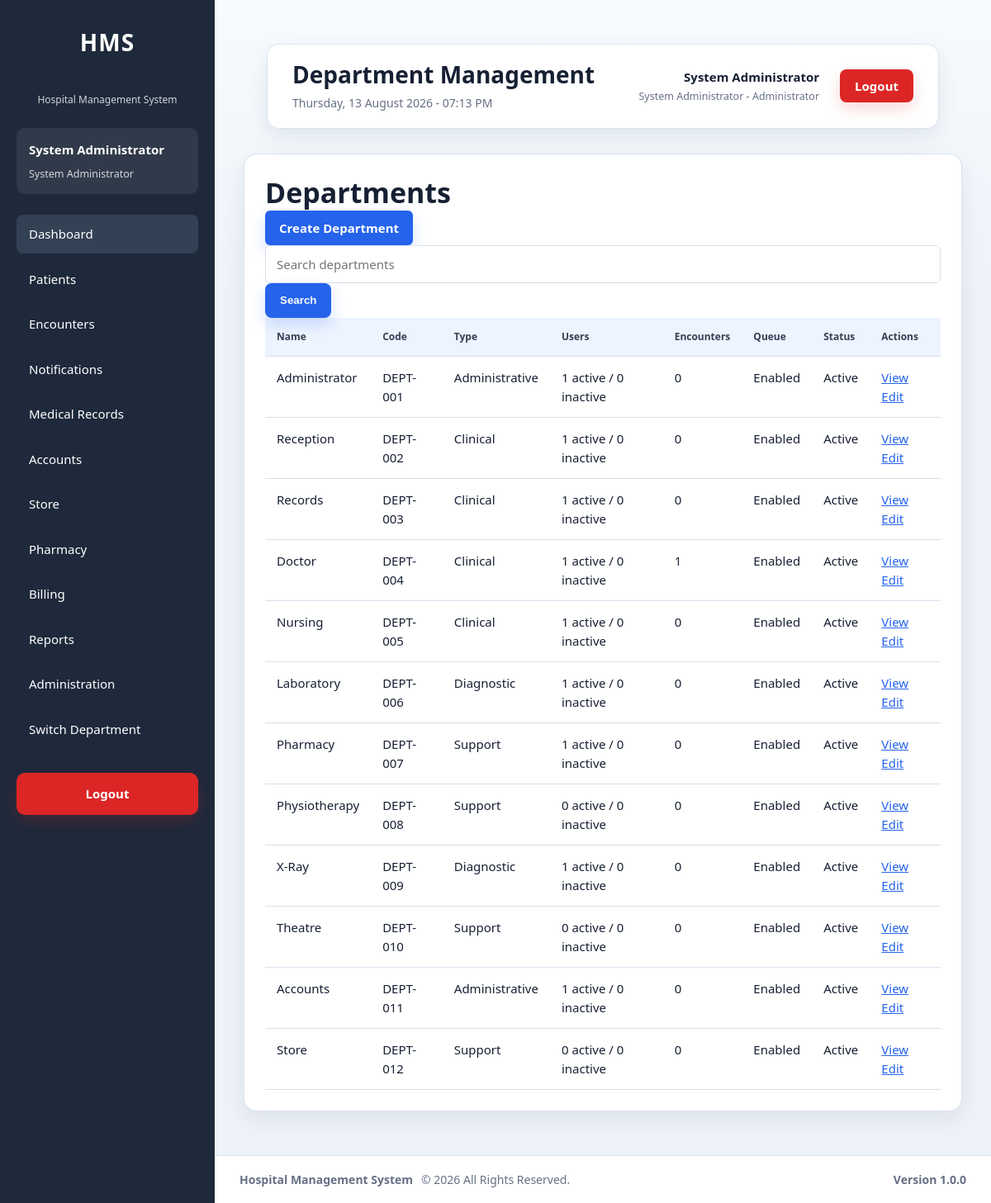
Page /modules/administration/departments/index.php (signed in) on the committed database.
### tables this page shows
CREATE TABLE `departments` (
  `id` int(11) NOT NULL AUTO_INCREMENT,
  `department_name` varchar(100) NOT NULL,
  `department_code` varchar(30) NOT NULL,
  `description` text DEFAULT NULL,
  `location` varchar(150) DEFAULT NULL,
  `contact_extension` varchar(30) DEFAULT NULL,
  `department_type` enum('Clinical','Administrative','Diagnostic','Support') NOT NULL DEFAULT 'Support',
  `queue_enabled` tinyint(1) NOT NULL DEFAULT 1,
  `is_active` tinyint(1) NOT NULL DEFAULT 1,
  `display_order` int(11) NOT NULL DEFAULT 0,
  `created_at` timestamp NOT NULL DEFAULT current_timestamp(),
  `updated_at` timestamp NULL DEFAULT NULL ON UPDATE current_timestamp(),
  PRIMARY KEY (`id`),
  UNIQUE KEY `uq_departments_name` (`department_name`),
  UNIQUE KEY `uq_departments_code` (`department_code`),
  KEY `idx_departments_active` (`is_active`),
  KEY `idx_departments_type` (`department_type`),
  KEY `idx_departments_queue` (`queue_enabled`)
);

### config/auth.php (called while the page is built, shortened)
<?php
$config = require __DIR__ . '/app.php';
require_once __DIR__ . '/../services/SessionService.php';
$sessionService = new SessionService();
$sessionService->requireLogin();
$currentUser = $sessionService->user();

### services/SessionService.php (called while the page is built, shortened)
<?php
class SessionService
{
    private ?PDO $pdo;
    private ?int $resolvedTimeoutSeconds = null;
    public function __construct(?PDO $pdo = null)
    {
        if ($pdo === null) {
            require_once __DIR__ . '/../config/database.php';
            $pdo = $GLOBALS['pdo'] ?? ($pdo ?? null);
        }
        $this->pdo = $pdo;
    }
    public function user(): ?array
    {
        return $_SESSION['user'] ?? null;
    }
    private function sessionTimeoutSeconds(): int
    {
        if ($this->resolvedTimeoutSeconds !== null) {
            return $this->resolvedTimeoutSeconds;
        }
        $config = require __DIR__ . '/../config/app.php';
        $fallback = max(
            60,
            (int)($config['security']['session_timeout_seconds']
                ?? self::SESSION_TIMEOUT_SECONDS)
        );
        try {
            $minutes = (new SettingsService($this->pdo))->getInteger(
                'security.session_timeout_minutes',
                (int)ceil($fallback / 60)
            );
            return $this->resolvedTimeoutSeconds = max(60, $minutes * 60);
        } catch (Throwable $exception) {
            return $this->resolvedTimeoutSeconds = $fallback;
        }
    }
}

### config/helpers.php (called while the page is built, shortened)
<?php
function e($value): string
{
    return htmlspecialchars(
        (string)$value,
        ENT_QUOTES,
        'UTF-8'
    );
}

### services/DepartmentService.php (called while the page is built, shortened)
<?php
class DepartmentService
{
    private PDO $pdo;
    public function __construct(PDO $pdo)
    {
        $this->pdo = $pdo;
    }
    public function searchDepartments(string $search = ''): array
    {
        $stmt = $this->pdo->prepare('
            SELECT d.*,
                (SELECT COUNT(*) FROM user_departments ud INNER JOIN users u ON u.id = ud.user_id WHERE ud.department_id = d.id AND ud.is_active = 1 AND u.status = \'Active\') AS active_users,
                (SELECT COUNT(*) FROM user_departments ud INNER JOIN users u ON u.id = ud.user_id WHERE ud.department_id = d.id AND ud.is_active = 1 AND u.status = \'Inactive\') AS inactive_users,
                (SELECT COUNT(*) FROM visits v WHERE v.current_department_id = d.id AND v.visit_status NOT IN (\'Completed\', \'Cancelled\')) AS active_encounters
            FROM departments d
            WHERE d.department_name LIKE :search_name
               OR d.department_code LIKE :search_code
               OR d.department_type LIKE :search_type
            ORDER BY d.display_order, d.department_name
        ');
        $term = '%' . trim($search) . '%';
        $stmt->execute([
            ':search_name' => $term,
            ':search_code' => $term,
            ':search_type' => $term
        ]);
        return $stmt->fetchAll(PDO::FETCH_ASSOC);
    }
}

### modules/administration/partials/bootstrap.php (called while the page is built, shortened)
<?php
require_once __DIR__ . '/../../../config/auth.php';
require_once __DIR__ . '/../../../config/database.php';
require_once __DIR__ . '/../../../config/helpers.php';
require_once __DIR__ . '/../../../services/PermissionService.php';
require_once __DIR__ . '/../../../services/DepartmentService.php';
require_once __DIR__ . '/../../../services/UserDepartmentService.php';
$departmentService = new DepartmentService($pdo);

### config/app.php (called while the page is built, shortened)
<?php
$configuredEnvironment = strtolower(trim((string)getenv('HMS_APP_ENV')));
$allowedEnvironments = ['development', 'testing', 'production'];
$applicationEnvironment = in_array(
    $configuredEnvironment,
    $allowedEnvironments,
    true
) ? $configuredEnvironment : 'production';
$developmentBypassValue = strtolower(
    trim((string)getenv('HMS_ENABLE_DEV_AUTH_BYPASS'))
);
$developmentAuthBypass = $applicationEnvironment === 'development'
    && in_array(
        $developmentBypassValue,
        ['1', 'true', 'yes', 'on'],
        true
    );
$configuredDocumentStorageRoot = trim(
    (string)getenv('HMS_DOCUMENT_STORAGE_ROOT')
);
$documentStorageRoot = $configuredDocumentStorageRoot !== ''
    ? $configuredDocumentStorageRoot
    : dirname(__DIR__, 3) . DIRECTORY_SEPARATOR . 'hms_secure_documents';
return [
    'app' => [
        'name' => 'Hospital Management System',
        'version' => '1.0.0',
        'timezone' => 'Africa/Lagos',
        'environment' => $applicationEnvironment,
        'development_auth_bypass' => $developmentAuthBypass,
        'base_url' => '/hospital_management_system'
    ],
    'hospital' => [
        'code' => 'HMS',
        'name' => 'Hospital Management System',
        'currency' => '₦'
    ],
    'database' => [
        'host' => 'localhost',
        'name' => 'hospital_management_system',
        'user' => 'root',
        'pass' => ''
    ],
    'security' => [
        'max_failed_login_attempts' => 5,
        'session_timeout_seconds' => 1800
    ],
    'documents' => [
        'storage_root' => $documentStorageRoot,
        'storage_provider' => 'local'
    ]
];

### services/PermissionService.php (called while the page is built, shortened)
<?php
class PermissionService
{
    public function hasPermission(
        string $permission,
        ?array $user = null
    ): bool {
        $user = $user ?? $this->currentUser();
        if ($this->isAdministrator($user)) {
            return true;
        }
    }
    public function canViewBillableItems(?array $user = null): bool
    {
        $user = $user ?? $this->currentUser();
        return $this->isAdministrator($user)
            || $this->hasPermission('view_billable_items', $user);
    }
    public function canViewBilling(?array $user = null): bool
    {
        $user = $user ?? $this->currentUser();
        return $this->isAdministrator($user)
            || $this->hasPermission('view_billing', $user);
    }
    public function canViewInventory(?array $user = null): bool
    {
        $user = $user ?? $this->currentUser();
        return $this->isAdministrator($user)
            || $this->hasPermission('view_inventory', $user);
    }
    public function canViewReports(?array $user = null): bool
    {
        $user = $user ?? $this->currentUser();
        return $this->isAdministrator($user)
            || $this->hasPermission('view_reports', $user);
    }
    public function isAdministrator(?array $user = null): bool
    {
        $user = $user ?? $this->currentUser();
        return ($user['role_name'] ?? '') === 'System Administrator';
    }
}

### modules/administration/departments/index.php (the view, shortened to what this page needs)
<?php
require_once __DIR__ . '/../partials/bootstrap.php';
$pageTitle = 'Department Management';
$departments = $departmentService->searchDepartments(trim((string)($_GET['search'] ?? '')));
require_once __DIR__ . '/../../../layouts/header.php';
require_once __DIR__ . '/../../../layouts/sidebar.php';
?>
<main class="content">
    <?php require_once __DIR__ . '/../../../layouts/navbar.php'; ?>
    <section class="card">
        <h2>Departments</h2>
        <p><a class="btn-primary" href="create.php">Create Department</a></p>
        <form method="GET"><input name="search" placeholder="Search departments" value="<?= e($_GET['search'] ?? '') ?>"><button type="submit">Search</button></form>
        <table>
            <thead><tr><th>Name</th><th>Code</th><th>Type</th><th>Users</th><th>Encounters</th><th>Queue</th><th>Status</th><th>Actions</th></tr></thead>
            <tbody><?php foreach ($departments as $department): ?>
                <tr>
                    <td><?= e($department['department_name']) ?></td>
                    <td><?= e($department['department_code']) ?></td>
                    <td><?= e($department['department_type']) ?></td>
                    <td><?= (int)$department['active_users'] ?> active / <?= (int)$department['inactive_users'] ?> inactive</td>
                    <td><?= (int)$department['active_encounters'] ?></td>
                    <td><?= !empty($department['queue_enabled']) ? 'Enabled' : 'Disabled' ?></td>
                    <td><?= !empty($department['is_active']) ? 'Active' : 'Inactive' ?></td>
                    <td><a href="view.php?id=<?= (int)$department['id'] ?>">View</a> <a href="edit.php?id=<?= (int)$department['id'] ?>">Edit</a></td>
                </tr>
            <?php endforeach; ?></tbody>
        </table>
    </section>
</main>
<?php require_once __DIR__ . '/../../../layouts/footer.php'; ?>

### layouts/sidebar.php (shortened to what this page needs)
<?php
$currentPage = basename($_SERVER['PHP_SELF']);
$canAccessMedicalRecordsSidebar = false;
$departmentNotificationCount = 0;
if ($currentUser && isset($pdo)) {
    require_once __DIR__ . '/../services/PermissionService.php';
    $sidebarPermissionService = new PermissionService($pdo);
    $canAccessMedicalRecordsSidebar = $sidebarPermissionService->hasPermission(
        'view_medical_record',
        $currentUser
    );
    $sidebarDepartmentId = (int)(
        $currentUser['active_department_id']
        ?? $_SESSION['active_department_id']
        ?? $currentUser['department_id']
        ?? 0
    );
    if ($sidebarDepartmentId > 0) {
        $departmentNotificationCount = (new DepartmentNotificationService($pdo))->getUnreadCount($sidebarDepartmentId);
    }
}
?>
<aside class="sidebar">
    <div class="sidebar-header">
        <h2>HMS</h2>
        <p>Hospital Management System</p>
    </div>
    <?php if ($currentUser): ?>
        <div class="sidebar-user">
            <strong>
                <?= e($currentUser['first_name']) ?>
                <?= e($currentUser['last_name']) ?>
            </strong>
            <small>
                <?= e($currentUser['role_name']) ?>
            </small>
        </div>
    <?php endif; ?>
    <nav class="sidebar-nav">
        <ul>
            <li>
                <a
                    href="<?= e($baseUrl) ?>/dashboard/index.php"
                    class="<?= $currentPage === 'index.php' ? 'active' : '' ?>">
                    Dashboard
                </a>
            </li>
            <li>
                <a href="<?= e($baseUrl) ?>/modules/patients/search.php">
                    Patients
                </a>
            </li>
            <li>
                <a href="<?= e($baseUrl) ?>/modules/patients/search.php">
                    Encounters
                </a>
            </li>
            <li>
                <a href="<?= e($baseUrl) ?>/modules/department_notifications/index.php">
                    Notifications<?= $departmentNotificationCount > 0 ? ' (' . (int)$departmentNotificationCount . ')' : '' ?>
                </a>
            </li>
            <?php if ($canAccessMedicalRecordsSidebar): ?>
                <li>
                    <a href="<?= e($baseUrl) ?>/modules/medical_records/index.php">
                        Medical Records
                    </a>
                </li>
            <?php endif; ?>
            <?php if ($currentUser && $sidebarPermissionService->canViewBillableItems($currentUser)): ?>
                <li>
                    <a href="<?= e($baseUrl) ?>/modules/accounts/index.php">
                        Accounts
                    </a>
                </li>
            <?php endif; ?>
            <?php if ($currentUser && $sidebarPermissionService->canViewInventory($currentUser)): ?>
                <li>
                    <a href="<?= e($baseUrl) ?>/modules/store/index.php">
                        Store
                    </a>
                </li>
            <?php endif; ?>
            <?php if ($currentUser && $sidebarPermissionService->hasPermission('view_pharmacy', $currentUser)): ?>
                <li>
                    <a href="<?= e($baseUrl) ?>/modules/pharmacy/index.php">
                        Pharmacy
                    </a>
                </li>
            <?php endif; ?>
            <?php if ($currentUser && $sidebarPermissionService->canViewBilling($currentUser)): ?>
                <li>
                    <a href="<?= e($baseUrl) ?>/modules/billing/index.php">
                        Billing
                    </a>
                </li>
            <?php endif; ?>
            <?php if ($currentUser && $sidebarPermissionService->canViewReports($currentUser)): ?>
                <li>
                    <a href="<?= e($baseUrl) ?>/modules/reports/index.php">
                        Reports
                    </a>
                </li>
            <?php endif; ?>
            <?php if (($currentUser['role_name'] ?? '') === 'System Administrator'): ?>
                <li>
                    <a href="<?= e($baseUrl) ?>/modules/administration/dashboard/index.php">
                        Administration
                    </a>
                </li>
            <?php endif; ?>
            <li>
                <a href="<?= e($baseUrl) ?>/modules/administration/department_switch.php">
                    Switch Department
                </a>
            </li>
        </ul>
    </nav>
    <div class="sidebar-footer">
        <a
            href="<?= e($baseUrl) ?>/authentication/logout.php"
            class="logout-btn">
            Logout
        </a>
    </div>
</aside>
<div class="main-container">

### layouts/navbar.php (shortened to what this page needs)
<?php
$currentDateTime = date('l, d F Y - h:i A');
$currentUser ??= [];
$config = require __DIR__ . '/../config/app.php';
$baseUrl = rtrim($config['app']['base_url'], '/');
?>
<header class="navbar">
    <div class="navbar-left">
        <h1>
            <?= e($pageTitle ?? 'Hospital Management System') ?>
        </h1>
        <span>
            <?= e($currentDateTime) ?>
        </span>
    </div>
    <div class="navbar-right">
        <div class="navbar-user">
            <div class="user-details">
                <strong>
                    <?= e($currentUser['first_name'] ?? '') ?>
                    <?= e($currentUser['last_name'] ?? '') ?>
                </strong>
                <small>
                    <?= e($currentUser['role_name'] ?? '') ?>
                    -
                    <?= e($currentUser['active_department_name'] ?? $currentUser['department_name'] ?? '') ?>
                </small>
            </div>
        </div>
        <div class="navbar-actions">
            <a
                href="<?= e($baseUrl) ?>/authentication/logout.php"
                class="logout-link">
                Logout
            </a>
        </div>
    </div>
</header>

### rows in the picture
departments: department_name "Administrator", department_code "DEPT-001", department_type "Administrative", active_users "1", inactive_users "0", active_encounters "0", queue_enabled "Enabled", is_active "Active"
departments: department_name "Reception", department_code "DEPT-002", department_type "Clinical", active_users "1", inactive_users "0", active_encounters "0", queue_enabled "Enabled", is_active "Active"
departments: department_name "Records", department_code "DEPT-003", department_type "Clinical", active_users "1", inactive_users "0", active_encounters "0", queue_enabled "Enabled", is_active "Active"
departments: department_name "Doctor", department_code "DEPT-004", department_type "Clinical", active_users "1", inactive_users "0", active_encounters "1", queue_enabled "Enabled", is_active "Active"
departments: department_name "Nursing", department_code "DEPT-005", department_type "Clinical", active_users "1", inactive_users "0", active_encounters "0", queue_enabled "Enabled", is_active "Active"
departments: department_name "Laboratory", department_code "DEPT-006", department_type "Diagnostic", active_users "1", inactive_users "0", active_encounters "0", queue_enabled "Enabled", is_active "Active"
departments: department_name "Pharmacy", department_code "DEPT-007", department_type "Support", active_users "1", inactive_users "0", active_encounters "0", queue_enabled "Enabled", is_active "Active"
departments: department_name "Physiotherapy", department_code "DEPT-008", department_type "Support", active_users "0", inactive_users "0", active_encounters "0", queue_enabled "Enabled", is_active "Active"
departments: department_name "X-Ray", department_code "DEPT-009", department_type "Diagnostic", active_users "1", inactive_users "0", active_encounters "0", queue_enabled "Enabled", is_active "Active"
departments: department_name "Theatre", department_code "DEPT-010", department_type "Support", active_users "0", inactive_users "0", active_encounters "0", queue_enabled "Enabled", is_active "Active"
departments: department_name "Accounts", department_code "DEPT-011", department_type "Administrative", active_users "1", inactive_users "0", active_encounters "0", queue_enabled "Enabled", is_active "Active"
departments: department_name "Store", department_code "DEPT-012", department_type "Support", active_users "0", inactive_users "0", active_encounters "0", queue_enabled "Enabled", is_active "Active"

### other values in the picture
$currentUser['first_name'] "System"
$currentUser['role_name'] "System Administrator"
$pageTitle "Department Management"
